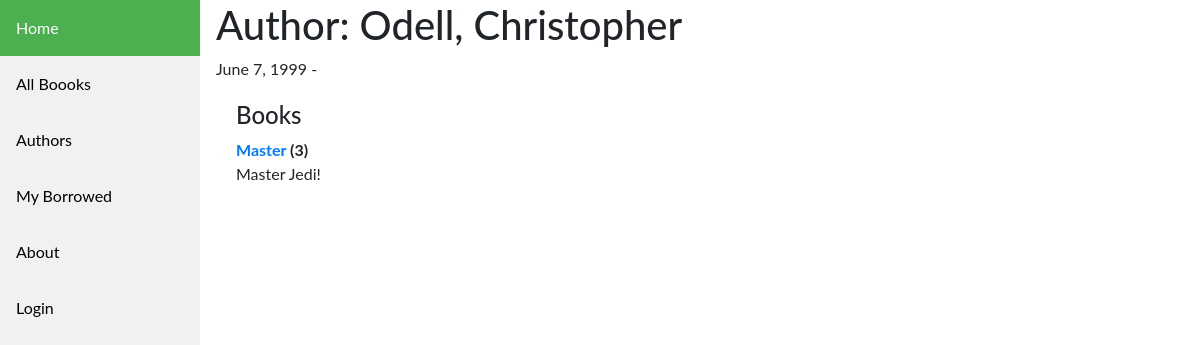
The page /catalog/author/2 on the database as committed earlier.
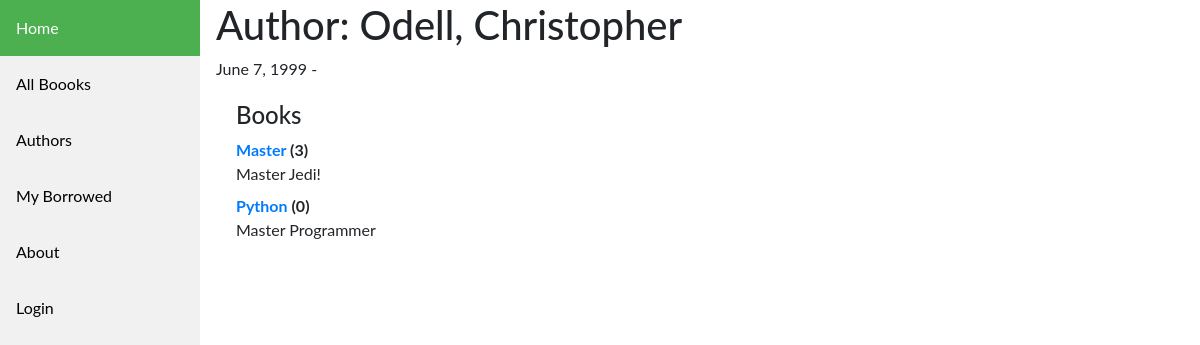
The same page on the database as committed later.
### catalog/models.py (models this page shows, shortened)
class Book(models.Model):
    title = models.CharField(max_length=200)
    author = models.ForeignKey('Author', on_delete=models.SET_NULL, null=True)
    summary = models.TextField(max_length=1000, help_text='Enter a brief description of the book')
    isbn = models.CharField('ISBN', max_length=13, help_text='13 Character <a href="https://www.isbn-international.org/content/what-isbn">ISBN number</a>')
    genre = models.ManyToManyField(Genre, help_text='Select a genre for this book')
    language = models.ForeignKey('Language', on_delete=models.SET_NULL, null=True)
    def __str__(self):
        return self.title
    def display_genre(self):
        """Create a string for the Genre. This is required to display genre in Admin."""
        return ', '.join(genre.name for genre in self.genre.all()[:3])
    display_genre.short_description = 'Genre'

### catalog/views.py (the view)
# urls.py: path('author/<int:pk>', views.AuthorDetailView.as_view(), name='author-detail'),
class AuthorDetailView(generic.DetailView):
    model = Author
    paginate_by = 2

### catalog/models.py (called while the page is built)
    def __str__(self):
        return f'{self.last_name}, {self.first_name}'

### catalog/templates/catalog/author_detail.html (shortened to what this page needs)
{% extends "catalog/base_generic.html" %} {% block content %}
<h1>Author: {{ author }}</h1>
<p>
  {{author.date_of_birth}} -
</p>
<div style="margin-left: 20px; margin-top: 20px;">
  <h4>Books</h4>
  <dl>
    {% for book in author.book_set.all %}
    <dt>
      <a href="{% url 'book-detail' book.pk %}">{{book}}</a>
      ({{book.bookinstance_set.all.count}})
    </dt>
    <dd>{{book.summary}}</dd>
    {% endfor %}
  </dl>
</div>
{% endblock %}

Rows that differ between the two databases and show on the page:
added Book: title "Python", bookinstance_set.all.count "0", summary "Master Programmer"
